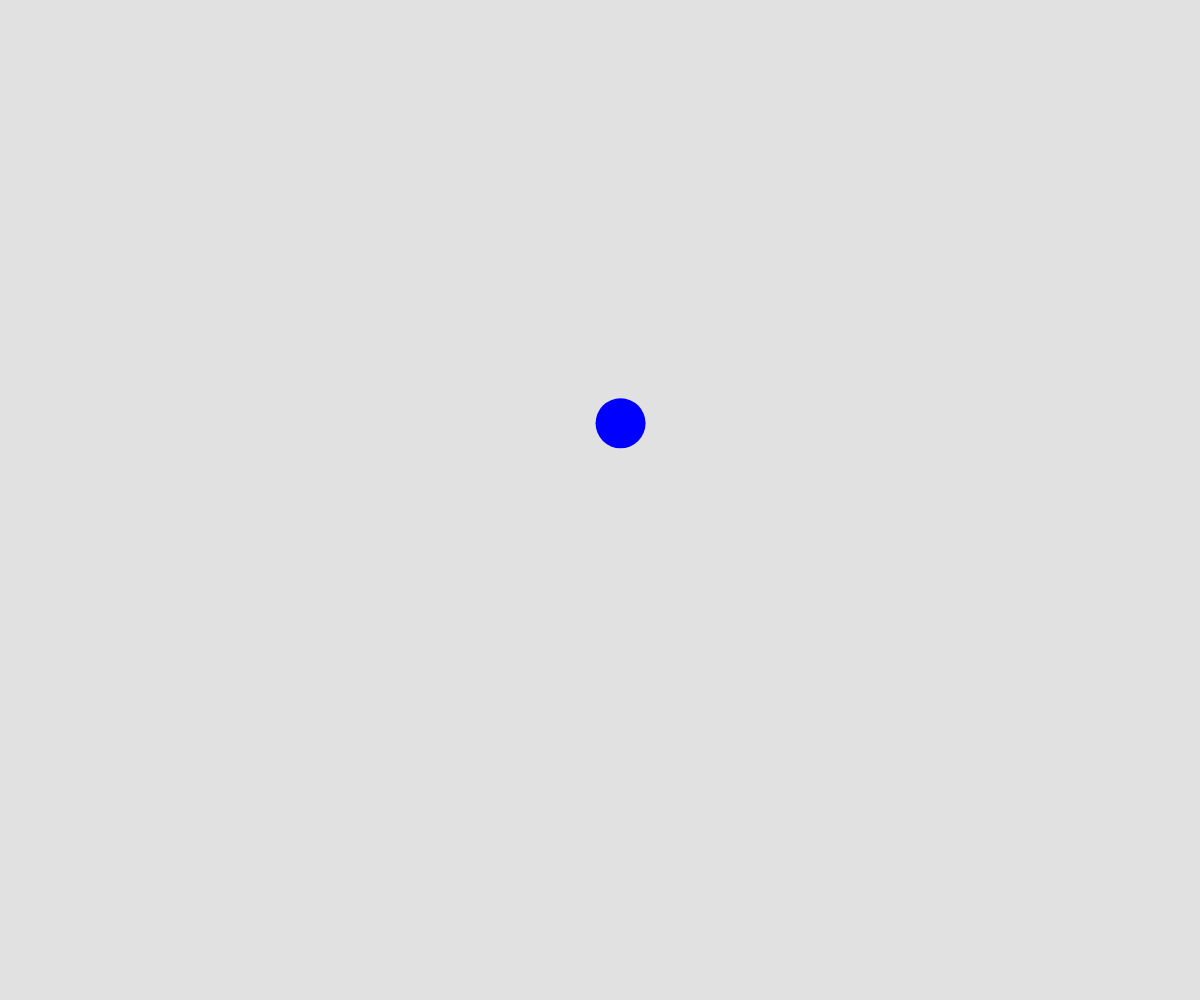
Frame 1 (no input)
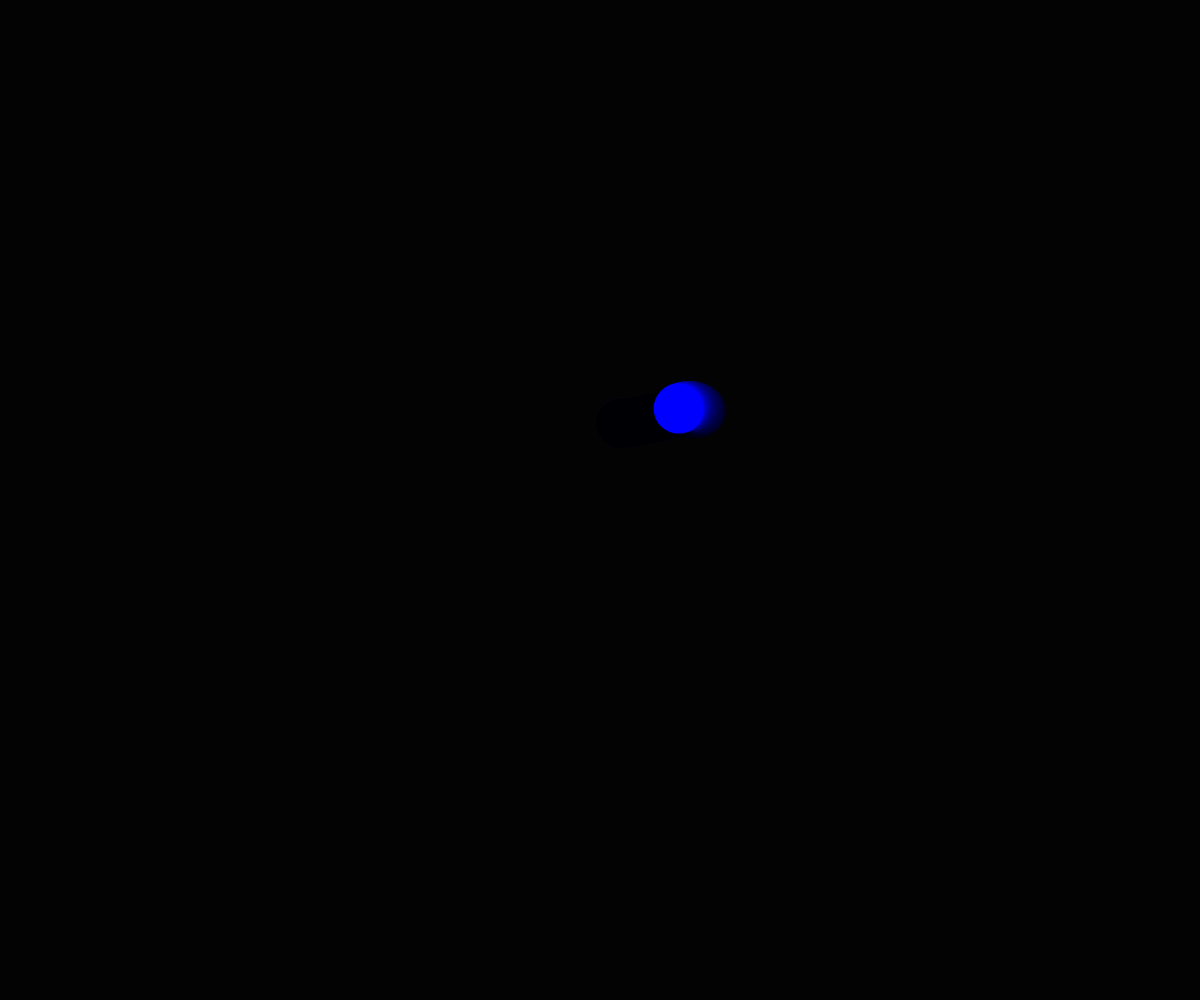
Frame 60 (no input)
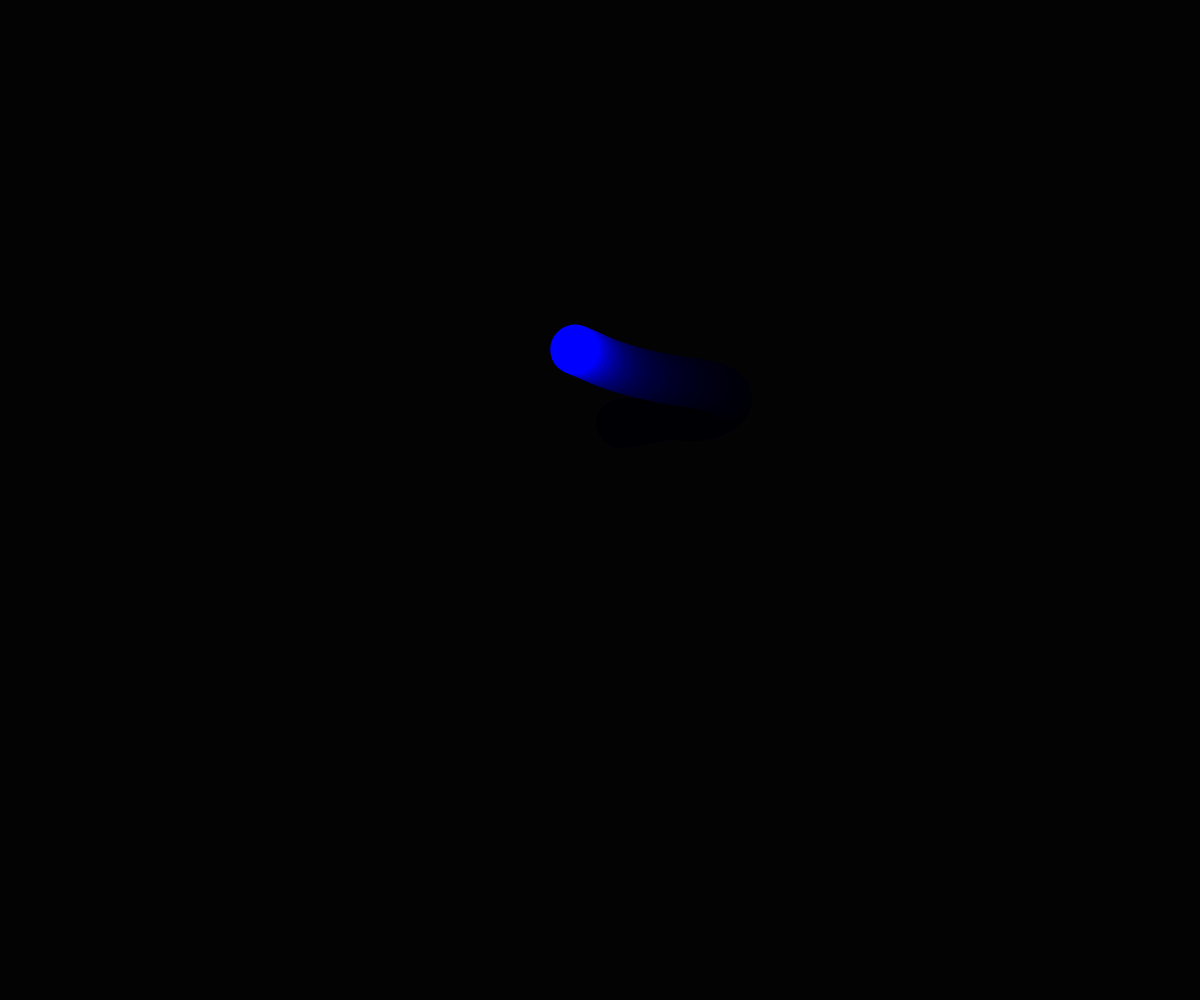
Frame 120 (the mouse pressed at the canvas centre since frame 60)

The p5.js sketch that drew these frames (run headless with seeded random() and noise() and a simulated clock; from frame 60 on, the mouse is pressed at the canvas centre):

// p5.js sketch
// ── sketch.js
/*
Inspired by the classic Windows Mystify screensaver

Based on code translation from Chris DeLeon's Programming in 5 minutes: remaking “Mystify Your Mind” Windows 95-style screensaver effect
https://www.youtube.com/watch?v=-X_A1Hqj-qA
*/

let x1
let y1
let x2
let y2

let noiseOffsetX2
let noiseOffsetY2
let noiseSpeed = 0.005;

function setup() {
  createCanvas(windowWidth, windowHeight);
  stroke("blue");
  strokeWeight(50);

  noiseOffsetX2 = random (1000)
  noiseOffsetY2 = random (1000)
}

function draw() {
  background(0, 30);

  x2 = noise(noiseOffsetX2) * width;
  y2 = noise(noiseOffsetY2) * height;

  line(x1, y1, x2, y2);

  noiseOffsetX2 += noiseSpeed;
  noiseOffsetY2 += noiseSpeed;
}

function windowResized() {
  resizeCanvas(windowWidth, windowHeight);
}
